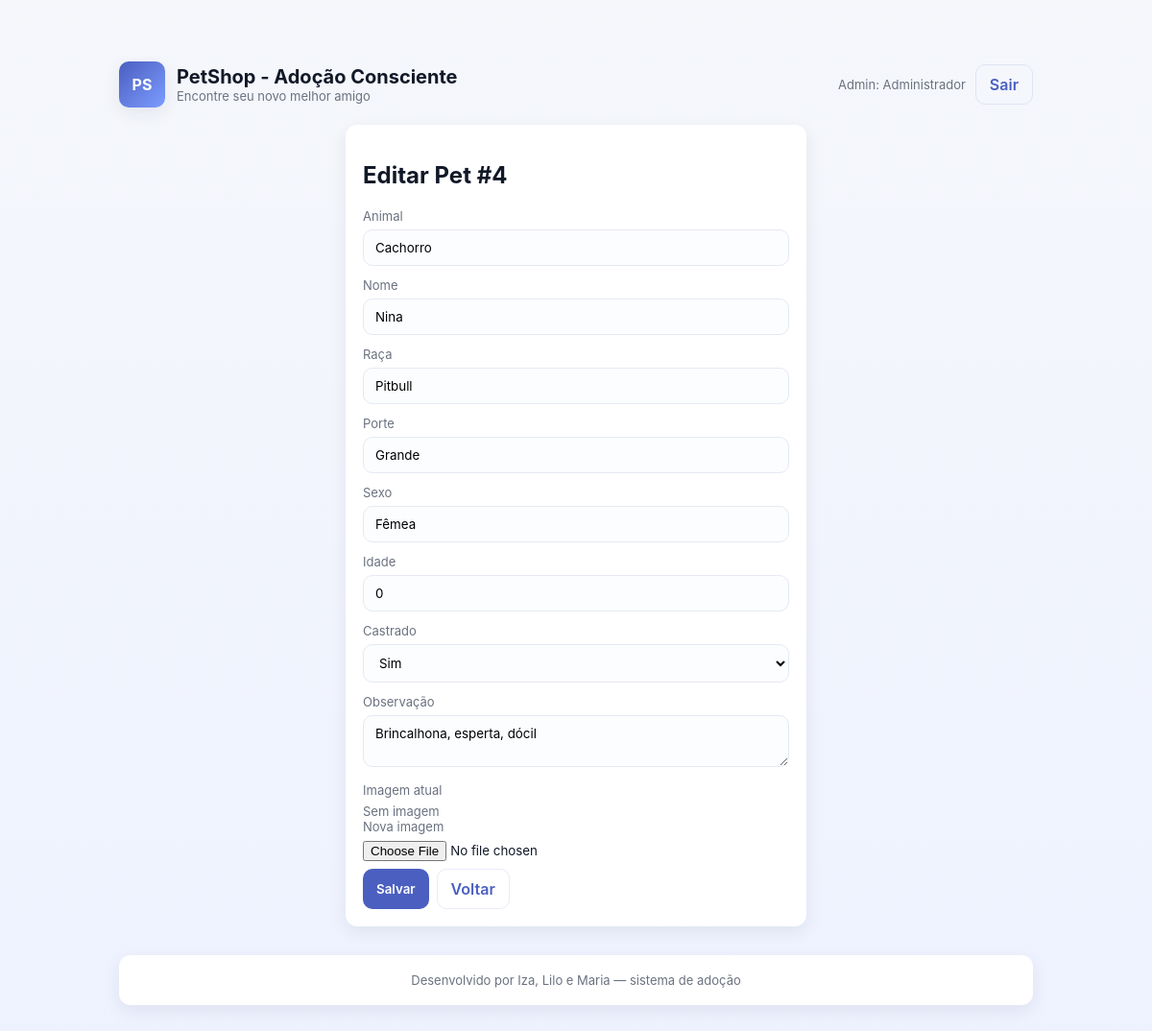
Screenshot of /editar.php?id=4 (signed in) with the database file from the repository.
### tables this page shows
CREATE TABLE `pets` (
  `id` int(11) NOT NULL,
  `animal` varchar(100) NOT NULL,
  `nome` varchar(100) NOT NULL,
  `raca` varchar(100) NOT NULL,
  `porte` varchar(100) NOT NULL,
  `idade` int(11) NOT NULL,
  `sexo` varchar(100) NOT NULL,
  `castrado` varchar(100) NOT NULL,
  `observacao` varchar(500) DEFAULT NULL
);

### editar.php (the view, shortened to what this page needs)
<?php
require_once 'config.php';
$id = $_GET['id'];
$stmt = $pdo->prepare('SELECT * FROM pets WHERE id = :id');
$stmt->execute(['id'=>$id]);
$pet = $stmt->fetch();
?>
<!doctype html><html><head><meta charset='utf-8'><meta name="viewport" content="width=device-width,initial-scale=1">
<link rel="stylesheet" href="style.css">
</head><body>
<div class="container">
  <div class="header">
    <div class="brand"><div class="logo">PS</div><div><h1 class="site-title">PetShop - Adoção Consciente</h1><div class="small">Encontre seu novo melhor amigo</div></div></div>
    <div class="nav">
      <?php if(isset($_SESSION['user_id'])): ?>
        <div class="small">Olá, <?= htmlspecialchars($_SESSION['user_nome']) ?></div><a class="button ghost" href="logout.php">Sair</a>
      <?php elseif(isset($_SESSION['admin_id'])): ?>
        <div class="small">Admin: <?= htmlspecialchars($_SESSION['admin_nome']) ?></div><a class="button ghost" href="logout.php">Sair</a>
      <?php else: ?>
        <a class="button ghost" href="login.php">Entrar</a><a class="button" href="cadastro.php">Cadastrar</a>
      <?php endif; ?>
    </div>
  </div>
<div class="card form">
  <h2>Editar Pet #<?= $pet['id'] ?></h2>
  <form action="atualizar.php" method="post" enctype="multipart/form-data">
    <label>Animal</label><input type="text" name="animal" value="<?= htmlspecialchars($pet['animal']) ?>">
    <label>Nome</label><input type="text" name="nome" value="<?= htmlspecialchars($pet['nome']) ?>">
    <label>Raça</label><input type="text" name="raca" value="<?= htmlspecialchars($pet['raca']) ?>">
    <label>Porte</label><input type="text" name="porte" value="<?= htmlspecialchars($pet['porte']) ?>">
    <label>Sexo</label><input type="text" name="sexo" value="<?= htmlspecialchars($pet['sexo']) ?>">
    <label>Idade</label><input type="number" name="idade" value="<?= htmlspecialchars($pet['idade']) ?>">
    <label>Castrado</label><select name="castrado"><option value="sim" <?= $pet['castrado']=='sim'?'selected':'' ?>>Sim</option><option value="não" <?= $pet['castrado']=='não'?'selected':'' ?>>Não</option></select>
    <label>Observação</label><textarea name="observacao"><?= htmlspecialchars($pet['observacao']) ?></textarea>
    <label>Imagem atual</label>
    <?php if(!empty($pet['imagem']) && file_exists(__DIR__.'/uploads/'.$pet['imagem'])): ?><img src="uploads/<?= htmlspecialchars($pet['imagem']) ?>" style="height:80px;display:block;margin-bottom:8px"><?php else: ?><div class="small">Sem imagem</div><?php endif; ?>
    <label>Nova imagem</label><input type="file" name="imagem" accept="image/*">
    <div style="display:flex;gap:8px;margin-top:8px;"><button class="button" type="submit">Salvar</button><a class="button ghost" href="lista_editar.php">Voltar</a></div>
  </form>
</div>
  <div class="footer card small">Desenvolvido por Iza, Lilo e Maria — sistema de adoção</div>
</div></body></html>

### style.css (style rules this page uses)
:root { --bg: #f5f7fb; --card: #ffffff; --accent: #4b5fc0; --muted: #6b7280; --success: #16a34a; --danger: #ef4444; --radius: 12px; --shadow: 0 6px 18px rgba(33, 41, 60, 0.08); --gap: 16px; }
* { box-sizing: border-box; font-family: Inter, system-ui, -apple-system, "Segoe UI", Roboto, "Helvetica Neue", Arial; }
body { margin: 0; background: linear-gradient(180deg, var(--bg), #eef2ff); color: #111827; min-height: 100vh; }
.container { max-width: 1000px; margin: 40px auto; padding: 24px; }
.header { display: flex; align-items: center; justify-content: space-between; margin-bottom: 18px; }
.brand { display: flex; align-items: center; gap: 12px; }
.logo { width: 48px; height: 48px; border-radius: 10px; background: linear-gradient(135deg, var(--accent), #7c9cff); display: flex; align-items: center; justify-content: center; color: white; font-weight: 700; box-shadow: var(--shadow); }
h1.site-title { font-size: 20px; margin: 0; }
.card { background: var(--card); border-radius: var(--radius); box-shadow: var(--shadow); padding: 18px; }
.form { max-width: 480px; margin: 0 auto; }
.form input[type="text"], .form input[type="email"], .form input[type="password"], .form input[type="number"], .form select, .form textarea { width: 100%; padding: 10px 12px; border-radius: 10px; border: 1px solid #e6e9f2; background: #fbfdff; margin-bottom: 12px; outline: none; }
.form label { font-size: 13px; color: var(--muted); display: block; margin-bottom: 6px; }
.button { background: var(--accent); color: white; padding: 10px 14px; border-radius: 10px; border: 0; cursor: pointer; font-weight: 600; }
.button.ghost { background: transparent; color: var(--accent); border: 1px solid rgba(75, 95, 192, 0.12); }
.small { font-size: 13px; color: var(--muted); }
.footer { margin-top: 30px; text-align: center; color: var(--muted); font-size: 13px; }
.nav { display: flex; gap: 10px; align-items: center; }
a.button { text-decoration: none !important; }

### rows the page displays
pets: id "4", animal "Cachorro", nome "Nina", raca "Pitbull", porte "Grande", sexo "Fêmea", idade "0", observacao "Brincalhona, esperta, dócil"

### other values shown
$_SESSION['admin_nome'] "Administrador"
